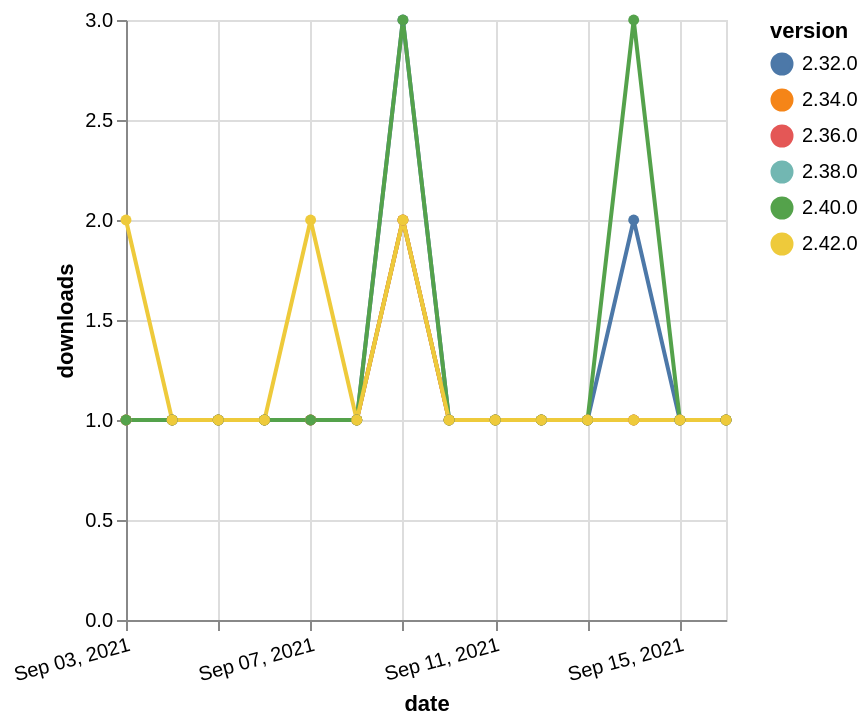

Vega-Lite specification stored for this chart:
### Vega-Lite specification from a JSON file in a GitHub repository (floating-point values rounded to 4 significant figures)
{"$schema": "https://vega.github.io/schema/vega-lite/v5.json", "description": "A simple bar chart with embedded data.", "data": {"values": [{"date": "2021-09-03", "total": 194, "delta": 1, "version": "2.36.0"}, {"date": "2021-09-04", "total": 195, "delta": 1, "version": "2.36.0"}, {"date": "2021-09-05", "total": 196, "delta": 1, "version": "2.36.0"}, {"date": "2021-09-06", "total": 197, "delta": 1, "version": "2.36.0"}, {"date": "2021-09-07", "total": 198, "delta": 1, "version": "2.36.0"}, {"date": "2021-09-08", "total": 199, "delta": 1, "version": "2.36.0"}, {"date": "2021-09-09", "total": 201, "delta": 2, "version": "2.36.0"}, {"date": "2021-09-10", "total": 202, "delta": 1, "version": "2.36.0"}, {"date": "2021-09-11", "total": 203, "delta": 1, "version": "2.36.0"}, {"date": "2021-09-12", "total": 204, "delta": 1, "version": "2.36.0"}, {"date": "2021-09-13", "total": 205, "delta": 1, "version": "2.36.0"}, {"date": "2021-09-14", "total": 206, "delta": 1, "version": "2.36.0"}, {"date": "2021-09-15", "total": 207, "delta": 1, "version": "2.36.0"}, {"date": "2021-09-16", "total": 208, "delta": 1, "version": "2.36.0"}, {"date": "2021-09-03", "total": 421, "delta": 1, "version": "2.32.0"}, {"date": "2021-09-04", "total": 422, "delta": 1, "version": "2.32.0"}, {"date": "2021-09-05", "total": 423, "delta": 1, "version": "2.32.0"}, {"date": "2021-09-06", "total": 424, "delta": 1, "version": "2.32.0"}, {"date": "2021-09-07", "total": 425, "delta": 1, "version": "2.32.0"}, {"date": "2021-09-08", "total": 426, "delta": 1, "version": "2.32.0"}, {"date": "2021-09-09", "total": 429, "delta": 3, "version": "2.32.0"}, {"date": "2021-09-10", "total": 430, "delta": 1, "version": "2.32.0"}, {"date": "2021-09-11", "total": 431, "delta": 1, "version": "2.32.0"}, {"date": "2021-09-12", "total": 432, "delta": 1, "version": "2.32.0"}, {"date": "2021-09-13", "total": 433, "delta": 1, "version": "2.32.0"}, {"date": "2021-09-14", "total": 435, "delta": 2, "version": "2.32.0"}, {"date": "2021-09-15", "total": 436, "delta": 1, "version": "2.32.0"}, {"date": "2021-09-16", "total": 437, "delta": 1, "version": "2.32.0"}, {"date": "2021-09-03", "total": 177, "delta": 1, "version": "2.38.0"}, {"date": "2021-09-04", "total": 178, "delta": 1, "version": "2.38.0"}, {"date": "2021-09-05", "total": 179, "delta": 1, "version": "2.38.0"}, {"date": "2021-09-06", "total": 180, "delta": 1, "version": "2.38.0"}, {"date": "2021-09-07", "total": 181, "delta": 1, "version": "2.38.0"}, {"date": "2021-09-08", "total": 182, "delta": 1, "version": "2.38.0"}, {"date": "2021-09-09", "total": 184, "delta": 2, "version": "2.38.0"}, {"date": "2021-09-10", "total": 185, "delta": 1, "version": "2.38.0"}, {"date": "2021-09-11", "total": 186, "delta": 1, "version": "2.38.0"}, {"date": "2021-09-12", "total": 187, "delta": 1, "version": "2.38.0"}, {"date": "2021-09-13", "total": 188, "delta": 1, "version": "2.38.0"}, {"date": "2021-09-14", "total": 189, "delta": 1, "version": "2.38.0"}, {"date": "2021-09-15", "total": 190, "delta": 1, "version": "2.38.0"}, {"date": "2021-09-16", "total": 191, "delta": 1, "version": "2.38.0"}, {"date": "2021-09-03", "total": 207, "delta": 1, "version": "2.34.0"}, {"date": "2021-09-04", "total": 208, "delta": 1, "version": "2.34.0"}, {"date": "2021-09-05", "total": 209, "delta": 1, "version": "2.34.0"}, {"date": "2021-09-06", "total": 210, "delta": 1, "version": "2.34.0"}, {"date": "2021-09-07", "total": 211, "delta": 1, "version": "2.34.0"}, {"date": "2021-09-08", "total": 212, "delta": 1, "version": "2.34.0"}, {"date": "2021-09-09", "total": 214, "delta": 2, "version": "2.34.0"}, {"date": "2021-09-10", "total": 215, "delta": 1, "version": "2.34.0"}, {"date": "2021-09-11", "total": 216, "delta": 1, "version": "2.34.0"}, {"date": "2021-09-12", "total": 217, "delta": 1, "version": "2.34.0"}, {"date": "2021-09-13", "total": 218, "delta": 1, "version": "2.34.0"}, {"date": "2021-09-14", "total": 219, "delta": 1, "version": "2.34.0"}, {"date": "2021-09-15", "total": 220, "delta": 1, "version": "2.34.0"}, {"date": "2021-09-16", "total": 221, "delta": 1, "version": "2.34.0"}, {"date": "2021-09-03", "total": 211, "delta": 1, "version": "2.40.0"}, {"date": "2021-09-04", "total": 212, "delta": 1, "version": "2.40.0"}, {"date": "2021-09-05", "total": 213, "delta": 1, "version": "2.40.0"}, {"date": "2021-09-06", "total": 214, "delta": 1, "version": "2.40.0"}, {"date": "2021-09-07", "total": 215, "delta": 1, "version": "2.40.0"}, {"date": "2021-09-08", "total": 216, "delta": 1, "version": "2.40.0"}, {"date": "2021-09-09", "total": 219, "delta": 3, "version": "2.40.0"}, {"date": "2021-09-10", "total": 220, "delta": 1, "version": "2.40.0"}, {"date": "2021-09-11", "total": 221, "delta": 1, "version": "2.40.0"}, {"date": "2021-09-12", "total": 222, "delta": 1, "version": "2.40.0"}, {"date": "2021-09-13", "total": 223, "delta": 1, "version": "2.40.0"}, {"date": "2021-09-14", "total": 226, "delta": 3, "version": "2.40.0"}, {"date": "2021-09-15", "total": 227, "delta": 1, "version": "2.40.0"}, {"date": "2021-09-16", "total": 228, "delta": 1, "version": "2.40.0"}, {"date": "2021-09-03", "total": 121, "delta": 2, "version": "2.42.0"}, {"date": "2021-09-04", "total": 122, "delta": 1, "version": "2.42.0"}, {"date": "2021-09-05", "total": 123, "delta": 1, "version": "2.42.0"}, {"date": "2021-09-06", "total": 124, "delta": 1, "version": "2.42.0"}, {"date": "2021-09-07", "total": 126, "delta": 2, "version": "2.42.0"}, {"date": "2021-09-08", "total": 127, "delta": 1, "version": "2.42.0"}, {"date": "2021-09-09", "total": 129, "delta": 2, "version": "2.42.0"}, {"date": "2021-09-10", "total": 130, "delta": 1, "version": "2.42.0"}, {"date": "2021-09-11", "total": 131, "delta": 1, "version": "2.42.0"}, {"date": "2021-09-12", "total": 132, "delta": 1, "version": "2.42.0"}, {"date": "2021-09-13", "total": 133, "delta": 1, "version": "2.42.0"}, {"date": "2021-09-14", "total": 134, "delta": 1, "version": "2.42.0"}, {"date": "2021-09-15", "total": 135, "delta": 1, "version": "2.42.0"}, {"date": "2021-09-16", "total": 136, "delta": 1, "version": "2.42.0"}]}, "width": "container", "mark": {"type": "line", "point": {"filled": true}}, "encoding": {"x": {"field": "date", "type": "temporal", "timeUnit": "yearmonthdate", "title": "date", "axis": {"labelAngle": -15}}, "y": {"field": "delta", "type": "quantitative", "title": "downloads"}, "color": {"field": "version", "type": "nominal"}, "tooltip": {"field": "delta"}}}
